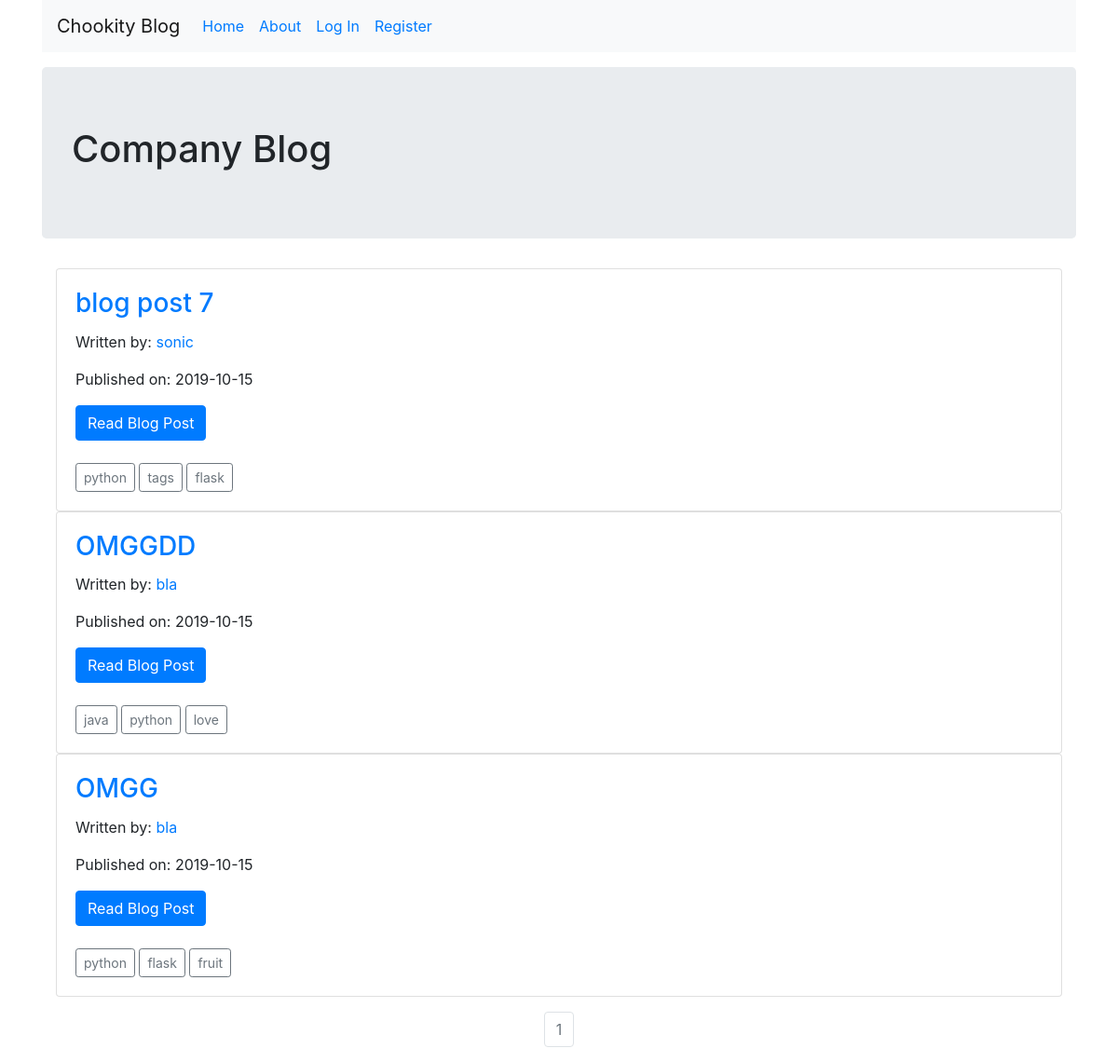
The page / on the database its author committed.
### companyblog/models.py (models this page shows, shortened)
class BlogPost(db.Model):
    __tablename__ = 'blogpost'
    users = db.relationship(User)
    id = db.Column(db.Integer,primary_key=True)
    user_id = db.Column(db.Integer, db.ForeignKey('users.id'), nullable=False)
    comments = db.relationship('Comment', backref='post', lazy=True)
    date = db.Column(db.DateTime, nullable=False, default=datetime.utcnow)
    title = db.Column(db.String(140),nullable=False, unique=True)
    text = db.Column(db.Text,nullable=False)
    slug = db.Column(db.String(140), nullable=False)
    tags = db.relationship(
        'Tag', secondary=post_tag,
        backref=db.backref('posts', lazy='dynamic'), lazy='dynamic'
    )

class User(db.Model, UserMixin):
    __tablename__ = 'users'
    id = db.Column(db.Integer, primary_key=True)
    profile_image = db.Column(db.String(20), nullable=False, default='default_profile.png')
    email = db.Column(db.String(64), unique=True, index=True)
    username = db.Column(db.String(64),unique=True, index=True)
    password_hash = db.Column(db.String(128))
    posts = db.relationship('BlogPost', backref='author', lazy=True)
    comments = db.relationship('Comment', backref='author', lazy=True)

class Tag(db.Model):
    id = db.Column(db.Integer,primary_key=True)
    tag = db.Column(db.String(64), nullable=False, unique=True)

### companyblog/core/views.py (the view)
@core.route('/')
def index():
    page = request.args.get("page", 1, type=int)
    blog_posts = BlogPost.query.order_by(BlogPost.date.desc()).paginate(page=page, per_page=5)
    return render_template('index.html', blog_posts=blog_posts)

### companyblog/templates/index.html
{% extends "base.html" %}
{% from 'macros.html' import render_post %}
{% block content %}
    <div class="jumbotron">
        <h1>Company Blog</h1>
    </div>
    <div class="container">
        {% for post in blog_posts.items %}
            {{ render_post(post) }}
        {% endfor %}
    </div>
    <nav aria-label="Page navigation example">
            <ul class="pagination justify-content-center pt-3">
                {% for page_num in blog_posts.iter_pages(left_edge=1,right_edge=1,left_current=1,right_current=1) %}
                    {% if blog_posts.page == page_num %}
                    <li class='page-item disabled'>
                        <a class="page-link" href="{{url_for('core.index', page=page_num)}}">{{ page_num}}</a>
                    </li>
                    {% else %}
                    <li class='page-item'>
                            <a class="page-link" href="{{url_for('core.index', page=page_num)}}">{{ page_num}}</a>
                        </li>
                    {% endif %}
                {% endfor %}
            </ul>
        </nav>
{% endblock %}

### companyblog/templates/macros.html (shortened to what this page needs)
{% macro render_post(post) %}
    <div class="card">
        <div class="card-body">
          <h3 class="card-title"><a href="{{url_for('blog_posts.view_post', slug=post.slug)}}">{{post.title}}</a></h3>
          <p>Written by: <a href="{{url_for('users.user_posts', username=post.author.username)}}">{{post.author.username}}</a></p>
          <p>Published on: {{post.date.strftime('%Y-%m-%d')}}</p>
          <a href="{{url_for('blog_posts.view_post', slug=post.slug)}}" class="btn btn-primary">Read Blog Post</a><br>
          <br>
          {% with tags = post.tags %}
            {% for tag in tags %}
              <a href="{{url_for('blog_posts.posts_by_tag', tag=tag.tag)}}" class="btn btn-outline-secondary btn-sm">{{ tag.tag }}</a>
            {% endfor %}
          {% endwith %}
          <br>
        </div>
    </div>
{% endmacro %}

### rows shown on the page
BlogPost: title "blog post 7", author.username "sonic", date "2019-10-15"
Tag: tag "python"
Tag: tag "tags"
Tag: tag "flask"
BlogPost: title "OMGGDD", author.username "bla", date "2019-10-15"
Tag: tag "java"
Tag: tag "love"
BlogPost: title "OMGG", author.username "bla", date "2019-10-15"
Tag: tag "fruit"

### other values the page prints
{{ page_num }} "1"
